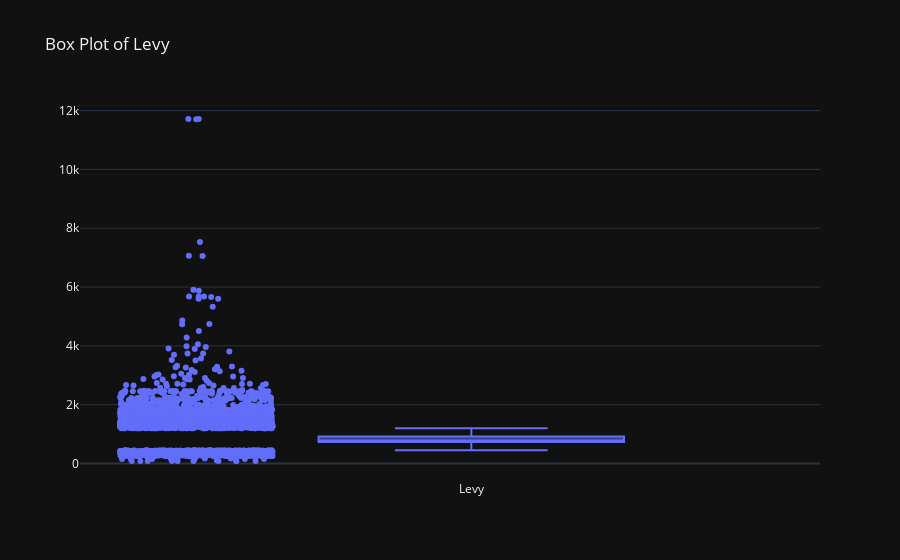

This figure's notebook cell:
### Markdown cell above
#### Cleaning the levy column

### Code cell
# Cleanign the leavy column & change the data type to int
df['Levy'] = df['Levy'].replace('-', np.nan)
df['Levy'] = df['Levy'].astype(float)

df['Levy'].isna().sum()

df['Levy_missing'] = df['Levy'].apply(lambda x: 1 if pd.isna(x) else 0)
df['Levy'].fillna(df['Levy'].median(), inplace=True)

# Plot the pltoly box plot to visualize outliers
fig = go.Figure()
fig.add_trace(go.Box(y=df['Levy'], name='Levy', boxpoints='outliers', jitter=0.5, pointpos=-1.8))
fig.update_layout(title='Box Plot of Levy', template='plotly_dark')
fig.show()

### Figure 1 — Plotly figure (JSON) as saved in the notebook; plotly's stock layout.template omitted (floating-point values rounded to 4 significant figures; data arrays with more than 128 entries replaced by an {"elided": "..."} marker saying what was removed)
{"data": [{"boxpoints": "outliers", "jitter": 0.5, "name": "Levy", "pointpos": -1.8, "type": "box", "y": {"elided": "19237 float values"}}], "layout": {"title": {"text": "Box Plot of Levy"}}}
